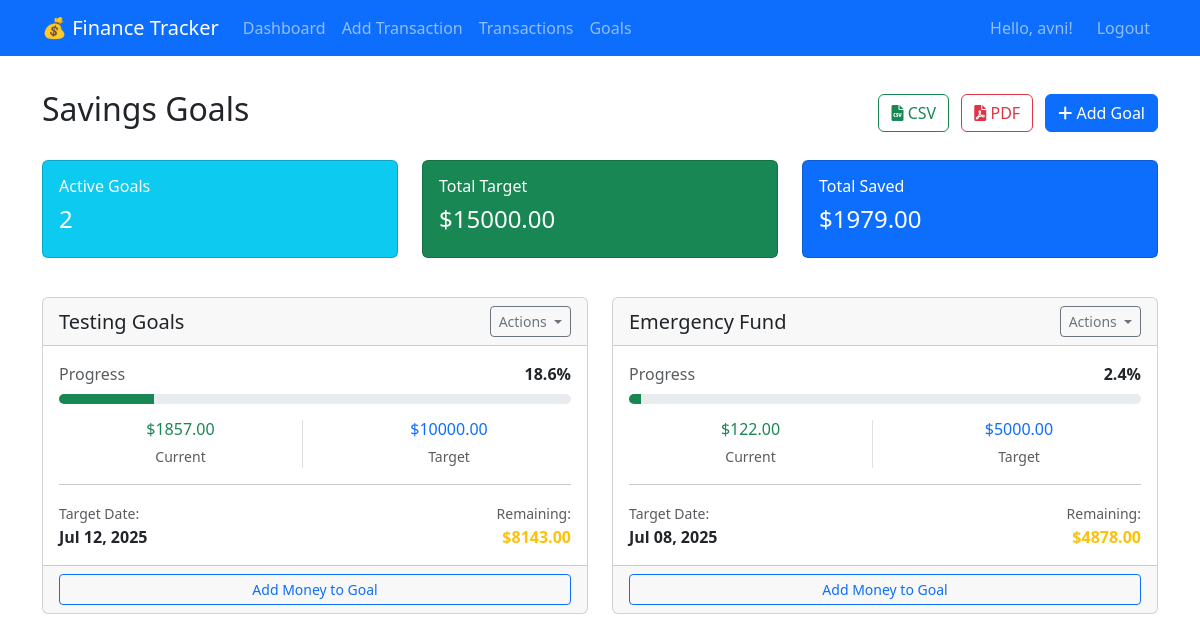
/goals/ (signed in), run on the app's committed database.
### tracker/models.py (models this page shows, shortened)
class SavingsGoal(models.Model):
    user = models.ForeignKey(User, on_delete=models.CASCADE)
    name = models.CharField(max_length=100)
    target_amount = models.DecimalField(max_digits=10, decimal_places=2)
    current_amount = models.DecimalField(max_digits=10, decimal_places=2, default=0)
    target_date = models.DateField()
    description = models.TextField(blank=True)
    created_at = models.DateTimeField(auto_now_add=True)
    updated_at = models.DateTimeField(auto_now=True)
    @property
    def progress_percentage(self):
        if self.target_amount > 0:
            return min((float(self.current_amount) / float(self.target_amount)) * 100, 100)
        return 0

### tracker/views.py (the view)
# urls.py: path('goals/', views.savings_goals, name='savings_goals'),
@login_required
def savings_goals(request):
    goals = SavingsGoal.objects.filter(user=request.user).order_by('-created_at')
    active_goals_count = goals.count()
    total_target = goals.aggregate(Sum('target_amount'))['target_amount__sum'] or 0
    total_saved = goals.aggregate(Sum('current_amount'))['current_amount__sum'] or 0
    for goal in goals:
        goal.remaining_amount = goal.target_amount - goal.current_amount
        goal.is_overdue = goal.target_date < timezone.now().date() and goal.progress_percentage < 100
    context = {
        'goals': goals,
        'active_goals_count': active_goals_count,
        'total_target': total_target,
        'total_saved': total_saved,
    }
    return render(request, 'tracker/goals.html', context)

### templates/tracker/goals.html (shortened to what this page needs)
{% extends 'base.html' %}
{% load static %}
{% block content %}
<div class="d-flex justify-content-between align-items-center mb-4">
    <h2>Savings Goals</h2>
    <div>
        <a href="{% url 'export_goals_csv' %}" class="btn btn-outline-success me-2">
            <i class="fas fa-file-csv"></i> CSV
        </a>
        <a href="{% url 'export_goals_pdf' %}" class="btn btn-outline-danger me-2">
            <i class="fas fa-file-pdf"></i> PDF
        </a>
        <button class="btn btn-primary" data-bs-toggle="modal" data-bs-target="#addGoalModal">
            <i class="fas fa-plus"></i> Add Goal
        </button>
    </div>
</div>
<div class="row mb-4">
    <div class="col-md-4">
        <div class="card bg-info text-white dashboard-card">
            <div class="card-body">
                <h6>Active Goals</h6>
                <h4>{{ active_goals_count }}</h4>
            </div>
        </div>
    </div>
    <div class="col-md-4">
        <div class="card bg-success text-white dashboard-card">
            <div class="card-body">
                <h6>Total Target</h6>
                <h4>${{ total_target|floatformat:2 }}</h4>
            </div>
        </div>
    </div>
    <div class="col-md-4">
        <div class="card bg-primary text-white dashboard-card">
            <div class="card-body">
                <h6>Total Saved</h6>
                <h4>${{ total_saved|floatformat:2 }}</h4>
            </div>
        </div>
    </div>
</div>
{% if goals %}
    <div class="row">
        {% for goal in goals %}
        <div class="col-lg-6 mb-4">
            <div class="card h-100">
                <div class="card-header d-flex justify-content-between align-items-center">
                    <h5 class="mb-0">{{ goal.name }}</h5>
                    <div class="dropdown">
                        <button class="btn btn-sm btn-outline-secondary dropdown-toggle" type="button" data-bs-toggle="dropdown">
                            Actions
                        </button>
                    </div>
                </div>
                <div class="card-body">
                    <div class="mb-3">
                        <div class="d-flex justify-content-between align-items-center mb-2">
                            <span class="text-muted">Progress</span>
                            <span class="fw-bold">{{ goal.progress_percentage|floatformat:1 }}%</span>
                        </div>
                        <div class="progress" style="height: 10px;">
                            <div class="progress-bar bg-success"
                                 role="progressbar"
                                 style="--progress: {{ goal.progress_percentage }}%; width: var(--progress);"
                                 aria-valuenow="{{ goal.progress_percentage }}"
                                 aria-valuemin="0"
                                 aria-valuemax="100">
                            </div>
                        </div>
                    </div>
                    <div class="row text-center">
                        <div class="col-6">
                            <div class="border-end">
                                <h6 class="text-success mb-1">${{ goal.current_amount|floatformat:2 }}</h6>
                                <small class="text-muted">Current</small>
                            </div>
                        </div>
                        <div class="col-6">
                            <h6 class="text-primary mb-1">${{ goal.target_amount|floatformat:2 }}</h6>
                            <small class="text-muted">Target</small>
                        </div>
                    </div>
                    <hr>
                    <div class="d-flex justify-content-between align-items-center">
                        <div>
                            <small class="text-muted">Target Date:</small>
                            <div class="fw-bold">{{ goal.target_date|date:"M d, Y" }}</div>
                        </div>
                        <div class="text-end">
                            <small class="text-muted">Remaining:</small>
                            <div class="fw-bold text-warning">${{ goal.remaining_amount|floatformat:2 }}</div>
                        </div>
                    </div>
                </div>
                <div class="card-footer">
                    {% if goal.progress_percentage >= 100 %}
                        <span class="badge bg-success w-100 py-2">🎉 Goal Achieved!</span>
                    {% elif goal.is_overdue %}
                        <span class="badge bg-danger w-100 py-2">⚠️ Overdue</span>
                    {% else %}
                        <button class="btn btn-outline-primary btn-sm w-100" onclick="addMoney('{{ goal.id }}', '{{ goal.name|escapejs }}')">
                            Add Money to Goal
                        </button>
                    {% endif %}
                </div>
            </div>
        </div>
        {% endfor %}
    </div>
{% endif %}
{% endblock %}

### templates/base.html (shortened to what this page needs)
<!DOCTYPE html>
{% load static %}
<html lang="en">
<head>
    <link href="https://cdn.jsdelivr.net/npm/bootstrap@5.3.0/dist/css/bootstrap.min.css" rel="stylesheet">
    <link rel="stylesheet" href="https://cdnjs.cloudflare.com/ajax/libs/font-awesome/6.0.0/css/all.min.css">
    <link rel="stylesheet" href="{% static 'css/style.css' %}">
</head>
<body>
    <nav class="navbar navbar-expand-lg navbar-dark bg-primary d-none d-lg-block">
        <div class="container">
            <a class="navbar-brand" href="{% if user.is_authenticated %}{% url 'dashboard' %}{% else %}{% url 'home' %}{% endif %}">
                💰 Finance Tracker
            </a>
            <div class="collapse navbar-collapse" id="navbarNav">
                {% if user.is_authenticated %}
                    <div class="navbar-nav me-auto">
                        <a class="nav-link" href="{% url 'dashboard' %}">Dashboard</a>
                        <a class="nav-link" href="{% url 'add_transaction' %}">Add Transaction</a>
                        <a class="nav-link" href="{% url 'transaction_list' %}">Transactions</a>
                        <a class="nav-link" href="{% url 'savings_goals' %}">Goals</a>
                    </div>
                    <div class="navbar-nav ms-auto">
                        <span class="navbar-text me-3">Hello, {{ user.username }}!</span>
                        <a class="nav-link" href="{% url 'logout' %}">Logout</a>
                    </div>
                {% else %}
                    <div class="navbar-nav ms-auto">
                        <a class="nav-link" href="{% url 'login' %}">Login</a>
                        <a class="nav-link" href="{% url 'register' %}">Sign Up</a>
                    </div>
                {% endif %}
            </div>
        </div>
    </nav>
    <main class="container mt-4">
        {% block content %}
        {% endblock %}
    </main>
</body>
</html>

### static/css/style.css (style rules this page uses)
.dashboard-card { transition: transform 0.2s; }
.dashboard-card { margin-bottom: 15px; transition: transform 0.2s; }
main.container { padding-bottom: 70px; }
@media (min-width: 769px) { .navbar-expand-lg { display: flex; } }
main.container { padding-top: 10px; padding-bottom: 70px; }

### data on the page
SavingsGoal: name "Testing Goals", progress_percentage "18.6", current_amount "1857.00", target_amount "10000.00", target_date "Jul 12, 2025", remaining_amount "8143.00"
SavingsGoal: name "Emergency Fund", progress_percentage "2.4", current_amount "122.00", target_amount "5000.00", target_date "Jul 08, 2025", remaining_amount "4878.00"

### other printed values
{{ user.username }} "avni"
{{ active_goals_count }} "2"
{{ total_target|floatformat:2 }} "15000.00"
{{ total_saved|floatformat:2 }} "1979.00"
